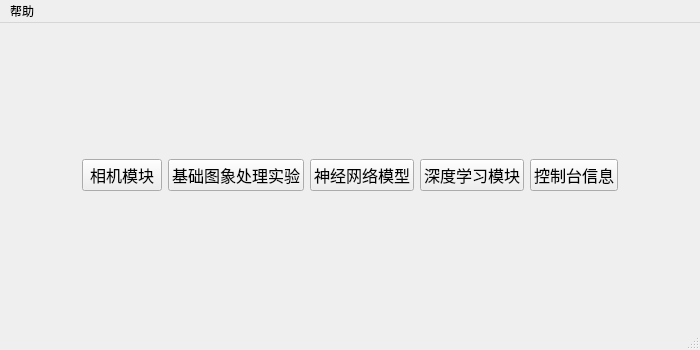
<?xml version="1.0" encoding="UTF-8"?>
<ui version="4.0">
 <class>MainWindow</class>
 <widget class="QMainWindow" name="MainWindow">
  <property name="geometry">
   <rect>
    <x>0</x>
    <y>0</y>
    <width>700</width>
    <height>350</height>
   </rect>
  </property>
  <property name="sizePolicy">
   <sizepolicy hsizetype="Fixed" vsizetype="Fixed">
    <horstretch>0</horstretch>
    <verstretch>0</verstretch>
   </sizepolicy>
  </property>
  <property name="minimumSize">
   <size>
    <width>700</width>
    <height>350</height>
   </size>
  </property>
  <property name="maximumSize">
   <size>
    <width>700</width>
    <height>350</height>
   </size>
  </property>
  <property name="windowTitle">
   <string>MainWindow</string>
  </property>
  <widget class="QWidget" name="centralwidget">
   <layout class="QHBoxLayout" name="horizontalLayout_2">
    <item>
     <layout class="QHBoxLayout" name="horizontalLayout">
      <property name="sizeConstraint">
       <enum>QLayout::SetFixedSize</enum>
      </property>
      <item>
       <widget class="QPushButton" name="pushButton">
        <property name="sizePolicy">
         <sizepolicy hsizetype="Fixed" vsizetype="Fixed">
          <horstretch>0</horstretch>
          <verstretch>0</verstretch>
         </sizepolicy>
        </property>
        <property name="font">
         <font>
          <family>宋体</family>
          <pointsize>12</pointsize>
         </font>
        </property>
        <property name="text">
         <string>相机模块</string>
        </property>
       </widget>
      </item>
      <item>
       <widget class="QPushButton" name="button_1">
        <property name="sizePolicy">
         <sizepolicy hsizetype="Fixed" vsizetype="Fixed">
          <horstretch>0</horstretch>
          <verstretch>0</verstretch>
         </sizepolicy>
        </property>
        <property name="font">
         <font>
          <family>宋体</family>
          <pointsize>12</pointsize>
         </font>
        </property>
        <property name="text">
         <string>基础图象处理实验</string>
        </property>
       </widget>
      </item>
      <item>
       <widget class="QPushButton" name="button_3">
        <property name="sizePolicy">
         <sizepolicy hsizetype="Fixed" vsizetype="Fixed">
          <horstretch>0</horstretch>
          <verstretch>0</verstretch>
         </sizepolicy>
        </property>
        <property name="font">
         <font>
          <family>宋体</family>
          <pointsize>12</pointsize>
         </font>
        </property>
        <property name="text">
         <string>神经网络模型</string>
        </property>
       </widget>
      </item>
      <item>
       <widget class="QPushButton" name="button_2">
        <property name="sizePolicy">
         <sizepolicy hsizetype="Fixed" vsizetype="Fixed">
          <horstretch>0</horstretch>
          <verstretch>0</verstretch>
         </sizepolicy>
        </property>
        <property name="font">
         <font>
          <family>宋体</family>
          <pointsize>12</pointsize>
         </font>
        </property>
        <property name="text">
         <string>深度学习模块</string>
        </property>
       </widget>
      </item>
      <item>
       <widget class="QPushButton" name="console_info">
        <property name="sizePolicy">
         <sizepolicy hsizetype="Fixed" vsizetype="Fixed">
          <horstretch>0</horstretch>
          <verstretch>0</verstretch>
         </sizepolicy>
        </property>
        <property name="font">
         <font>
          <family>宋体</family>
          <pointsize>12</pointsize>
         </font>
        </property>
        <property name="text">
         <string>控制台信息</string>
        </property>
       </widget>
      </item>
     </layout>
    </item>
   </layout>
  </widget>
  <widget class="QStatusBar" name="statusbar"/>
  <widget class="QMenuBar" name="menubar">
   <property name="geometry">
    <rect>
     <x>0</x>
     <y>0</y>
     <width>700</width>
     <height>26</height>
    </rect>
   </property>
   <widget class="QMenu" name="menu">
    <property name="font">
     <font>
      <pointsize>10</pointsize>
     </font>
    </property>
    <property name="title">
     <string>帮助</string>
    </property>
    <addaction name="about"/>
    <addaction name="actiona"/>
   </widget>
   <addaction name="menu"/>
  </widget>
  <action name="actiona">
   <property name="checkable">
    <bool>false</bool>
   </property>
   <property name="text">
    <string>退出</string>
   </property>
   <property name="font">
    <font>
     <family>宋体</family>
     <pointsize>12</pointsize>
    </font>
   </property>
   <property name="shortcut">
    <string extracomment="Ctrl+X">Ctrl+X</string>
   </property>
  </action>
  <action name="about">
   <property name="text">
    <string>关于</string>
   </property>
   <property name="font">
    <font>
     <family>宋体</family>
     <pointsize>12</pointsize>
    </font>
   </property>
  </action>
 </widget>
 <resources/>
 <connections/>
</ui>
